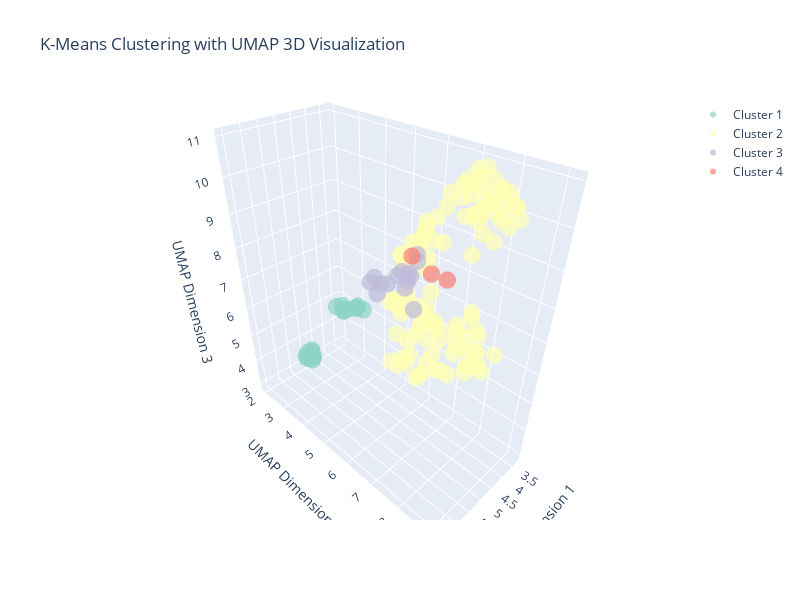

Notebook code for this chart:
### Markdown cell above
### Fuzzy C-Means Clustering with UMAP 3D Visualization

Implement Fuzzy C-Means clustering to show soft cluster assignments and membership probabilities.

### Code cell
def perform_kmeans_clustering_with_umap(X, n_clusters=4, random_state=42):
    """
    Perform K-Means clustering and visualize with UMAP 3D reduction.
    
    Parameters:
    -----------
    X : pd.DataFrame or np.array
        Feature matrix
    n_clusters : int
        Number of clusters for K-Means
    random_state : int
        Random state for reproducibility
        
    Returns:
    --------
    dict : Dictionary containing clustering results and UMAP coordinates
    """
    print(f"🔍 Performing K-Means clustering (k={n_clusters}) with UMAP 3D visualization...")
    
    # Prepare data - ensure numerical and no missing values
    X_clean = X.select_dtypes(include=[np.number]).fillna(X.select_dtypes(include=[np.number]).median())
    
    # Standardize features
    scaler = StandardScaler()
    X_scaled = scaler.fit_transform(X_clean)
    
    # Perform K-Means clustering
    print("   🎯 Running K-Means clustering...")
    kmeans = KMeans(n_clusters=n_clusters, random_state=random_state, n_init=10)
    cluster_labels = kmeans.fit_predict(X_scaled)
    
    # Perform UMAP dimensionality reduction to 3D
    print("   📊 Applying UMAP dimensionality reduction to 3D...")
    umap_3d = umap.UMAP(n_components=3, random_state=random_state, n_neighbors=15, min_dist=0.1)
    X_umap_3d = umap_3d.fit_transform(X_scaled)
    
    # Create 3D visualization
    print("   🎨 Creating 3D visualization...")
    
    # Create color palette for clusters
    colors = px.colors.qualitative.Set3[:n_clusters]
    
    # Create 3D scatter plot with Plotly
    fig = go.Figure()
    
    for i in range(n_clusters):
        cluster_mask = cluster_labels == i
        fig.add_trace(go.Scatter3d(
            x=X_umap_3d[cluster_mask, 0],
            y=X_umap_3d[cluster_mask, 1],
            z=X_umap_3d[cluster_mask, 2],
            mode='markers',
            marker=dict(
                size=6,
                color=colors[i],
                opacity=0.7
            ),
            name=f'Cluster {i+1}',
            text=[f'Cluster {i+1}<br>Point {j}' for j in np.where(cluster_mask)[0]],
            hovertemplate='<b>%{text}</b><br>' +
                         'UMAP X: %{x:.2f}<br>' +
                         'UMAP Y: %{y:.2f}<br>' +
                         'UMAP Z: %{z:.2f}<extra></extra>'
        ))
    
    fig.update_layout(
        title='K-Means Clustering with UMAP 3D Visualization',
        scene=dict(
            xaxis_title='UMAP Dimension 1',
            yaxis_title='UMAP Dimension 2',
            zaxis_title='UMAP Dimension 3'
        ),
        width=800,
        height=600
    )
    
    fig.show()
    
    # Calculate cluster statistics
    cluster_stats = {}
    for i in range(n_clusters):
        cluster_mask = cluster_labels == i
        cluster_stats[f'Cluster_{i+1}'] = {
            'size': np.sum(cluster_mask),
            'percentage': np.sum(cluster_mask) / len(cluster_labels) * 100,
            'center_umap': X_umap_3d[cluster_mask].mean(axis=0)
        }
    
    # Print cluster summary
    print(f"\n=== K-Means Clustering Results ===")
    print(f"Number of clusters: {n_clusters}")
    print(f"Total data points: {len(cluster_labels)}")
    print(f"Silhouette score: {kmeans.inertia_:.2f}")
    
    for cluster_name, stats in cluster_stats.items():
        print(f"{cluster_name}: {stats['size']} points ({stats['percentage']:.1f}%)")
    
    return {
        'cluster_labels': cluster_labels,
        'umap_coordinates': X_umap_3d,
        'kmeans_model': kmeans,
        'umap_model': umap_3d,
        'scaler': scaler,
        'cluster_stats': cluster_stats,
        'X_scaled': X_scaled
    }

# Apply K-Means clustering with UMAP
if 'X_ml' in locals():
    kmeans_results = perform_kmeans_clustering_with_umap(X_ml, n_clusters=4)
    print("✅ K-Means clustering with UMAP completed successfully!")

### Figure 1 — Plotly figure (JSON) as saved in the notebook; plotly's stock layout.template omitted (floating-point values rounded to 4 significant figures)
{"data": [{"hovertemplate": "<b>%{text}</b><br>UMAP X: %{x:.2f}<br>UMAP Y: %{y:.2f}<br>UMAP Z: %{z:.2f}<extra></extra>", "marker": {"color": "rgb(141,211,199)", "opacity": 0.7, "size": 6}, "mode": "markers", "name": "Cluster 1", "text": ["Cluster 1<br>Point 4", "Cluster 1<br>Point 16", "Cluster 1<br>Point 18", "Cluster 1<br>Point 31", "Cluster 1<br>Point 34", "Cluster 1<br>Point 38", "Cluster 1<br>Point 45", "Cluster 1<br>Point 56", "Cluster 1<br>Point 61", "Cluster 1<br>Point 63", "Cluster 1<br>Point 81", "Cluster 1<br>Point 85", "Cluster 1<br>Point 87", "Cluster 1<br>Point 88", "Cluster 1<br>Point 94", "Cluster 1<br>Point 95", "Cluster 1<br>Point 108", "Cluster 1<br>Point 113", "Cluster 1<br>Point 114", "Cluster 1<br>Point 126", "Cluster 1<br>Point 130", "Cluster 1<br>Point 131"], "type": "scatter3d", "x": [4.754, 4.697, 4.806, 4.922, 4.891, 4.923, 5.119, 4.558, 4.732, 4.821, 4.771, 4.757, 5.019, 4.849, 4.585, 4.588, 4.766, 4.82, 4.385, 5.032, 4.773, 4.883], "y": [3.873, 2.004, 2.051, 2.039, 2.287, 4.011, 2.218, 4.161, 2.014, 2.195, 2.081, 3.958, 2.123, 3.977, 4.232, 4.291, 2.045, 2.136, 4.306, 2.344, 3.873, 3.7], "z": [6.071, 3.117, 3.275, 3.426, 3.338, 6.341, 3.484, 6.133, 3.343, 3.255, 3.477, 6.072, 3.275, 6.086, 6.211, 6.292, 2.999, 3.312, 6.067, 3.419, 6.021, 6.132]}, {"hovertemplate": "<b>%{text}</b><br>UMAP X: %{x:.2f}<br>UMAP Y: %{y:.2f}<br>UMAP Z: %{z:.2f}<extra></extra>", "marker": {"color": "rgb(255,255,179)", "opacity": 0.7, "size": 6}, "mode": "markers", "name": "Cluster 2", "text": ["Cluster 2<br>Point 0", "Cluster 2<br>Point 1", "Cluster 2<br>Point 2", "Cluster 2<br>Point 3", "Cluster 2<br>Point 5", "Cluster 2<br>Point 6", "Cluster 2<br>Point 7", "Cluster 2<br>Point 9", "Cluster 2<br>Point 11", "Cluster 2<br>Point 14", "Cluster 2<br>Point 17", "Cluster 2<br>Point 19", "Cluster 2<br>Point 20", "Cluster 2<br>Point 21", "Cluster 2<br>Point 22", "Cluster 2<br>Point 23", "Cluster 2<br>Point 26", "Cluster 2<br>Point 27", "Cluster 2<br>Point 28", "Cluster 2<br>Point 30", "Cluster 2<br>Point 32", "Cluster 2<br>Point 33", "Cluster 2<br>Point 35", "Cluster 2<br>Point 36", "Cluster 2<br>Point 39", "Cluster 2<br>Point 40", "Cluster 2<br>Point 42", "Cluster 2<br>Point 43", "Cluster 2<br>Point 44", "Cluster 2<br>Point 46", "Cluster 2<br>Point 48", "Cluster 2<br>Point 49", "Cluster 2<br>Point 50", "Cluster 2<br>Point 51", "Cluster 2<br>Point 53", "Cluster 2<br>Point 54", "Cluster 2<br>Point 55", "Cluster 2<br>Point 57", "Cluster 2<br>Point 58", "Cluster 2<br>Point 59", "Cluster 2<br>Point 60", "Cluster 2<br>Point 62", "Cluster 2<br>Point 64", "Cluster 2<br>Point 65", "Cluster 2<br>Point 66", "Cluster 2<br>Point 67", "Cluster 2<br>Point 68", "Cluster 2<br>Point 69", "Cluster 2<br>Point 70", "Cluster 2<br>Point 72", "Cluster 2<br>Point 74", "Cluster 2<br>Point 75", "Cluster 2<br>Point 76", "Cluster 2<br>Point 77", "Cluster 2<br>Point 78", "Cluster 2<br>Point 79", "Cluster 2<br>Point 80", "Cluster 2<br>Point 82", "Cluster 2<br>Point 83", "Cluster 2<br>Point 84", "Cluster 2<br>Point 86", "Cluster 2<br>Point 89", "Cluster 2<br>Point 90", "Cluster 2<br>Point 91", "Cluster 2<br>Point 92", "Cluster 2<br>Point 93", "Cluster 2<br>Point 96", "Cluster 2<br>Point 97", "Cluster 2<br>Point 98", "Cluster 2<br>Point 99", "Cluster 2<br>Point 100", "Cluster 2<br>Point 101", "Cluster 2<br>Point 102", "Cluster 2<br>Point 103", "Cluster 2<br>Point 104", "Cluster 2<br>Point 105", "Cluster 2<br>Point 106", "Cluster 2<br>Point 107", "Cluster 2<br>Point 109", "Cluster 2<br>Point 110", "Cluster 2<br>Point 111", "Cluster 2<br>Point 112", "Cluster 2<br>Point 115", "Cluster 2<br>Point 116", "Cluster 2<br>Point 117", "Cluster 2<br>Point 118", "Cluster 2<br>Point 119", "Cluster 2<br>Point 120", "Cluster 2<br>Point 121", "Cluster 2<br>Point 122", "Cluster 2<br>Point 123", "Cluster 2<br>Point 124", "Cluster 2<br>Point 127", "Cluster 2<br>Point 128", "Cluster 2<br>Point 129", "Cluster 2<br>Point 132", "Cluster 2<br>Point 133", "Cluster 2<br>Point 134", "Cluster 2<br>Point 135", "Cluster 2<br>Point 136", "Cluster 2<br>Point 137", "Cluster 2<br>Point 138", "Cluster 2<br>Point 139", "Cluster 2<br>Point 140", "Cluster 2<br>Point 141", "Cluster 2<br>Point 142", "Cluster 2<br>Point 143", "Cluster 2<br>Point 144", "Cluster 2<br>Point 145", "Cluster 2<br>Point 146", "Cluster 2<br>Point 148", "Cluster 2<br>Point 149", "Cluster 2<br>Point 150", "Cluster 2<br>Point 151", "Cluster 2<br>Point 152", "Cluster 2<br>Point 153", "Cluster 2<br>Point 154", "Cluster 2<br>Point 156"], "type": "scatter3d", "x": [4.127, 3.823, 5.064, 3.87, 5.833, 3.657, 5.626, 6.247, 5.648, 6.444, 5.518, 5.624, 4.213, 4.381, 3.946, 3.951, 4.452, 3.967, 3.991, 4.172, 4.131, 4.202, 4.308, 5.679, 3.864, 4.077, 3.805, 3.63, 4.858, 4.876, 3.773, 5.159, 3.536, 5.225, 3.88, 5.046, 6.226, 4.034, 6.427, 3.461, 3.957, 5.909, 5.454, 5.756, 5.952, 4.773, 4.009, 4.419, 3.82, 4.184, 4.052, 5.28, 4.871, 3.566, 3.333, 6.025, 5.078, 5.475, 5.209, 5.521, 4.701, 5.984, 5.879, 4.121, 5.477, 5.332, 6.285, 5.341, 6.106, 5.001, 3.931, 3.842, 6.507, 6.456, 3.856, 5.009, 4.958, 5.681, 4.184, 3.95, 3.567, 3.969, 5.678, 6.252, 3.269, 6.6, 5.695, 5.3, 5.042, 4.937, 5.245, 4.929, 4.365, 5.342, 5.776, 5.392, 5.278, 3.915, 5.457, 5.423, 3.965, 4.672, 5.724, 5.163, 4.767, 5.548, 4.209, 3.832, 6.257, 3.656, 4.173, 3.926, 3.859, 5.349, 4.005, 3.453, 3.27, 4.148], "y": [7.749, 8.186, 7.602, 6.33, 7.338, 8.179, 6.995, 7.662, 9.088, 7.728, 8.991, 7.501, 5.685, 8.225, 7.511, 8.045, 5.782, 5.943, 7.102, 6.163, 7.775, 5.618, 8.012, 9.015, 7.304, 5.832, 6.014, 7.866, 6.956, 6.045, 6.984, 9.145, 7.288, 6.548, 6.06, 6.749, 8.555, 8.229, 8.268, 7.718, 7.849, 8.954, 8.883, 7.203, 6.853, 8.261, 6.259, 6.343, 7.344, 5.683, 7.662, 8.552, 7.134, 7.028, 7.742, 8.607, 8.088, 7.028, 7.345, 8.356, 6.264, 8.254, 8.982, 6.384, 8.681, 7.25, 8.055, 7.107, 7.625, 7.394, 8.251, 6.363, 7.672, 8.142, 6.604, 8.39, 6.07, 8.815, 6.242, 7.218, 8.214, 8.029, 8.496, 8.219, 8.065, 7.555, 8.472, 7.272, 7.169, 8.171, 7.72, 6.125, 8.371, 6.663, 6.926, 7.16, 7.585, 6.682, 7.667, 8.861, 6.167, 7.945, 8.57, 8.419, 6.658, 9.111, 7.367, 7.359, 8.362, 7.465, 6.954, 7.603, 8.506, 8.754, 7.257, 7.484, 7.488, 7.672], "z": [10.22, 10.61, 7.196, 8.872, 7.473, 9.786, 8.113, 7.274, 7.638, 7.553, 7.537, 7.86, 8.014, 10.36, 9.988, 10.71, 8.496, 8.58, 10.24, 8.159, 10.47, 8.356, 10.71, 8.038, 10.59, 8.175, 9.257, 10.49, 7.483, 7.468, 10.47, 7.711, 10.41, 7.682, 9.105, 7.667, 7.593, 10.19, 7.461, 10.5, 10.86, 7.584, 7.775, 8.656, 8.349, 10.06, 8.432, 8.977, 9.813, 8.071, 9.858, 7.543, 8.228, 10.15, 10.06, 7.391, 7.764, 9.671, 7.17, 7.51, 7.5, 7.275, 7.764, 8.398, 8.733, 7.992, 7.169, 9.689, 7.402, 7.6, 10.54, 9.491, 7.36, 7.278, 8.913, 8.221, 7.541, 7.512, 9.08, 10.69, 10.22, 9.503, 8.427, 7.613, 10.12, 7.464, 8.092, 7.606, 7.92, 9.619, 7.673, 7.413, 10.24, 7.618, 7.394, 7.292, 7.79, 9.878, 7.913, 8.205, 9.158, 10.36, 7.914, 7.785, 7.545, 7.479, 10.69, 10.91, 7.931, 10.92, 10.37, 9.983, 10.14, 8.251, 9.857, 10.02, 10.09, 10.93]}, {"hovertemplate": "<b>%{text}</b><br>UMAP X: %{x:.2f}<br>UMAP Y: %{y:.2f}<br>UMAP Z: %{z:.2f}<extra></extra>", "marker": {"color": "rgb(190,186,218)", "opacity": 0.7, "size": 6}, "mode": "markers", "name": "Cluster 3", "text": ["Cluster 3<br>Point 10", "Cluster 3<br>Point 12", "Cluster 3<br>Point 13", "Cluster 3<br>Point 24", "Cluster 3<br>Point 29", "Cluster 3<br>Point 37", "Cluster 3<br>Point 41", "Cluster 3<br>Point 47", "Cluster 3<br>Point 52", "Cluster 3<br>Point 71", "Cluster 3<br>Point 73", "Cluster 3<br>Point 125", "Cluster 3<br>Point 147", "Cluster 3<br>Point 155"], "type": "scatter3d", "x": [6.326, 6.518, 6.171, 6.125, 5.666, 6.005, 5.815, 6.221, 6.003, 6.464, 6.2, 5.99, 5.839, 5.847], "y": [6.963, 6.856, 7.496, 7.708, 7.345, 7.493, 7.246, 7.045, 7.421, 6.92, 6.733, 7.232, 6.973, 7.511], "z": [9.017, 9.097, 9.087, 8.647, 9.595, 9.296, 8.979, 9.003, 9.32, 9.212, 8.608, 9.286, 9.005, 9.578]}, {"hovertemplate": "<b>%{text}</b><br>UMAP X: %{x:.2f}<br>UMAP Y: %{y:.2f}<br>UMAP Z: %{z:.2f}<extra></extra>", "marker": {"color": "rgb(251,128,114)", "opacity": 0.7, "size": 6}, "mode": "markers", "name": "Cluster 4", "text": ["Cluster 4<br>Point 8", "Cluster 4<br>Point 15", "Cluster 4<br>Point 25"], "type": "scatter3d", "x": [5.555, 5.212, 5.748], "y": [8.064, 6.811, 7.808], "z": [9.252, 9.165, 9.369]}], "layout": {"height": 600, "scene": {"xaxis": {"title": {"text": "UMAP Dimension 1"}}, "yaxis": {"title": {"text": "UMAP Dimension 2"}}, "zaxis": {"title": {"text": "UMAP Dimension 3"}}}, "title": {"text": "K-Means Clustering with UMAP 3D Visualization"}, "width": 800}}
